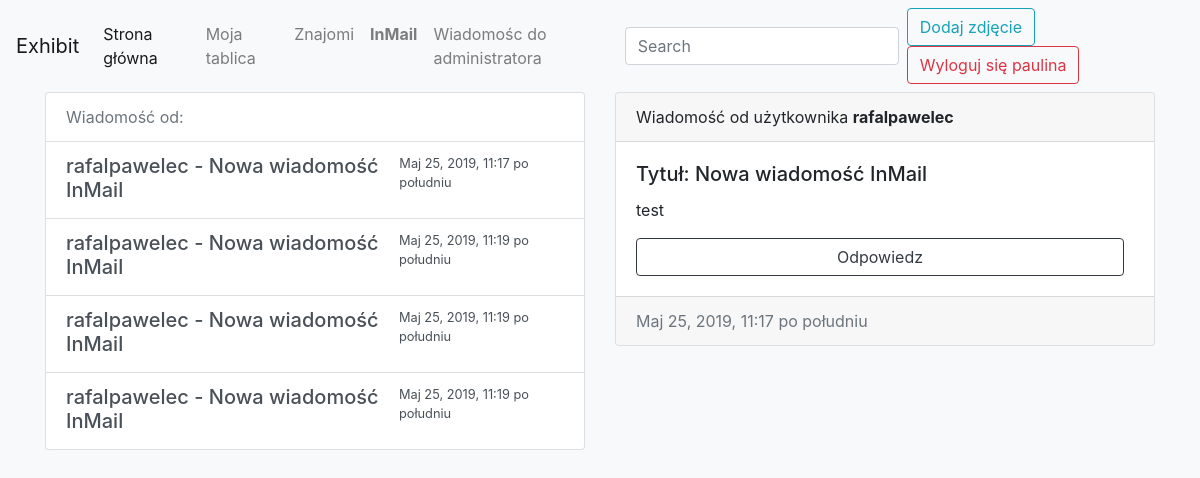
The page /exhibit/inmail/4 (signed in) on the database its author committed.
### exhibit/models.py (models this page shows)
class InMail(models.Model):
    from_user = models.ForeignKey(User, related_name="from_user", on_delete=models.CASCADE)
    to_user = models.ForeignKey(User, related_name="to_user", on_delete=models.CASCADE)
    send = models.DateTimeField(auto_now_add=True, db_index=True)
    title_txt = models.CharField(max_length=100, default="Nowa wiadomość InMail")
    message_txt = models.TextField()

### exhibit/views.py (the view)
# urls.py: path("inmail/<int:inmail_id>", views.inmail, name="inmail"),
@login_required
def inmail(request, inmail_id):
    if request.user.is_authenticated:
        try:
            username = None
            inmail_id = inmail_id
            username = request.user.username
            username_getpk = User.objects.get(username=username)
            inmails = InMail.objects.filter(to_user=username_getpk)
            inmail = InMail.objects.get(id=inmail_id, to_user=username_getpk)
            return render(request, 'exhibit/inmail_.html', {'username': username, 'inmail': inmail, 'inmails':inmails})
        except InMail.DoesNotExist:
            username = None
            username = request.user.username
            username_getpk = User.objects.get(username=username)
            inmails = InMail.objects.filter(to_user=username_getpk)
            DoesNotExist = ""
            if request.method == "POST":
                form = InMailForm(request.POST)
                if form.is_valid():
                    inmail = form.save(commit=False)
                    if request.user.is_authenticated:
                        username = request.user.username
                        user = User.objects.get(username=username)
                        inmail.from_user = user
                    inmail.save()
                    return render(request, 'exhibit/inmail.html',
                                  {'form': form, 'username': username, 'inmails': inmails, 'success': True,
                                   'username': username})
            else:
                form = InMailForm()
            return render(request, 'exhibit/inmail.html', {'form': form, 'username': username, 'inmails': inmails, 'DoesNotExist':True})
    else:
        return render(request, 'exhibit/notlogin.html')

### exhibit/templates/exhibit/inmail_.html (shortened to what this page needs)
{% extends 'base.html' %}
{% block content %}
    {% if not DoesNotExist %}
    <div class="container">
    <div class="row">
        <div class="col-sm-6">
            <div class="list-group">
            <a href="#" class="list-group-item list-group-item-action disabled"> Wiadomość od:</a>
            {% for inmail in inmails %}
            <a href="{% url 'inmail' inmail.pk %}" class="list-group-item list-group-item-action flex-column align-items-start ">
            <div class="d-flex w-100 justify-content-between">
            <h5 class="mb-1">{{ inmail.from_user }} - {{ inmail.title_txt }}</h5>
            <small>{{ inmail.send }}</small>
            </div>
            </a>
            {% endfor %}
            </div></div>
        <div class="col-sm-6">
        <div class="card text-left">
        <div class="card-header">
        Wiadomość od użytkownika <strong>{{ inmail.from_user }}</strong>
        </div>
        <div class="card-body">
        <h5 class="card-title">Tytuł: {{ inmail.title_txt }}</h5>
        <p class="card-text">{{ inmail.message_txt }}</p>
        <a href="#" class="btn btn-outline-dark" style="display: block">Odpowiedz</a>
        </div>
        <div class="card-footer text-muted">
        {{ inmail.send }}
        </div>
        </div>
    </div>
        </div>
    </div>
    {% else %}
        <p>Nie ma takiej wiadomosci</p>
    {% endif %}
{% endblock %}

### templates/base.html (shortened to what this page needs)
{% load staticfiles %}
<!DOCTYPE html>
<html lang="en">
  <head>
<link rel="stylesheet" href="https://cdnjs.cloudflare.com/ajax/libs/font-awesome/4.7.0/css/font-awesome.min.css">
    <link rel="stylesheet" type="text/css" href="{% static 'assets/bootstrap/css/bootstrap.css'%}">
    <link rel="stylesheet" type="text/css" href="{% static 'assets/bootstrap/css/bootstrap-social.css'%}">
    <link rel="stylesheet" type="text/css" href="{% static 'css/style.css' %}">
  </head>
  <body>
  <nav class="navbar navbar-expand-lg navbar-light bg-light">
  <a class="navbar-brand" href="#">Exhibit</a>
  <div class="collapse navbar-collapse" id="navbarSupportedContent">
    <ul class="navbar-nav mr-auto">
      <li class="nav-item active">
        <a class="nav-link" href="{% url 'index' %}">Strona główna <span class="sr-only">(current)</span></a>
      </li>
        {% if user.is_authenticated %}
      <li class="nav-item">
        <a class="nav-link" href="{% url 'me' %}">Moja tablica</a>
      </li>
      <li class="nav-item">
        <a class="nav-link" href="{% url 'contacts' %}">Znajomi</a>
      </li>
            <li class="nav-item">
        <a class="nav-link" href="{% url 'inmails' %}"><Strong>InMail</Strong></a>
      </li>
                        <li class="nav-item">
        <a class="nav-link" href="{% url 'send_message' %}">Wiadomośc do administratora</a>
      </li>
               {% endif %}
    </ul>
    <form method="get" action="{% url 'search' %}" class="form-inline my-2 my-lg-0">
      <input class="form-control mr-sm-2" type="text" name="q" placeholder="Search" aria-label="Search"  >
    </form>
      <ul class="nav navbar-nav navbar-right">
                    {% if user.is_authenticated %}
                        <li class="">
                                        <a href="{%  url 'photo-add' %}" class="btn btn-outline-info" role="button" aria-disabled="true"></span>Dodaj zdjęcie</a>
                    </li>
                    <li class="">
                    <a href="{% url 'logout' %}" class="btn btn-outline-danger" role="button" aria-disabled="true"></span>Wyloguj się {{ username }}</a>
                    </li>
                    {% endif %}
                </ul>
  </div>
</nav>
    {% block content %} {% endblock %}
  </body>
</html>

### exhibit/static/css/style.css (style rules this page uses)
body { background-color: #F8F9FA; }
.btn { margin-right: 10px; }

### rows shown on the page
InMail: from_user "rafalpawelec", title_txt "Nowa wiadomość InMail", send "Maj 25, 2019, 11:17 po południu", message_txt "test"
InMail: from_user "rafalpawelec", title_txt "Nowa wiadomość InMail", send "Maj 25, 2019, 11:19 po południu"
InMail: from_user "rafalpawelec", title_txt "Nowa wiadomość InMail", send "Maj 25, 2019, 11:19 po południu"
InMail: from_user "rafalpawelec", title_txt "Nowa wiadomość InMail", send "Maj 25, 2019, 11:19 po południu"

### other values the page prints
{{ username }} "paulina"
